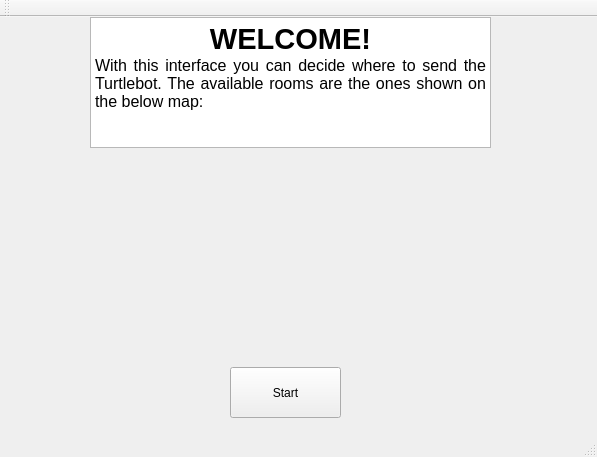
<?xml version="1.0" encoding="UTF-8"?>
<ui version="4.0">
 <class>welcome</class>
 <widget class="QMainWindow" name="welcome">
  <property name="geometry">
   <rect>
    <x>0</x>
    <y>0</y>
    <width>597</width>
    <height>457</height>
   </rect>
  </property>
  <property name="windowTitle">
   <string>welcome</string>
  </property>
  <widget class="QWidget" name="centralWidget">
   <widget class="QPushButton" name="start">
    <property name="geometry">
     <rect>
      <x>230</x>
      <y>350</y>
      <width>111</width>
      <height>51</height>
     </rect>
    </property>
    <property name="text">
     <string>Start</string>
    </property>
   </widget>
   <widget class="QTextEdit" name="textEdit">
    <property name="geometry">
     <rect>
      <x>90</x>
      <y>0</y>
      <width>401</width>
      <height>131</height>
     </rect>
    </property>
    <property name="html">
     <string>&lt;!DOCTYPE HTML PUBLIC &quot;-//W3C//DTD HTML 4.0//EN&quot; &quot;http://www.w3.org/TR/REC-html40/strict.dtd&quot;&gt;
&lt;html&gt;&lt;head&gt;&lt;meta name=&quot;qrichtext&quot; content=&quot;1&quot; /&gt;&lt;style type=&quot;text/css&quot;&gt;
p, li { white-space: pre-wrap; }
&lt;/style&gt;&lt;/head&gt;&lt;body style=&quot; font-family:'Ubuntu'; font-size:11pt; font-weight:400; font-style:normal;&quot;&gt;
&lt;p align=&quot;center&quot; style=&quot; margin-top:0px; margin-bottom:0px; margin-left:0px; margin-right:0px; -qt-block-indent:0; text-indent:0px;&quot;&gt;&lt;span style=&quot; font-size:22pt; font-weight:600;&quot;&gt;WELCOME!&lt;/span&gt;&lt;/p&gt;
&lt;p align=&quot;justify&quot; style=&quot; margin-top:0px; margin-bottom:0px; margin-left:0px; margin-right:0px; -qt-block-indent:0; text-indent:0px;&quot;&gt;&lt;span style=&quot; font-size:12pt;&quot;&gt;With this interface you can decide where to send the Turtlebot. The available rooms are the ones shown on the below map:&lt;/span&gt;&lt;/p&gt;&lt;/body&gt;&lt;/html&gt;</string>
    </property>
   </widget>
   <widget class="QLabel" name="picture">
    <property name="geometry">
     <rect>
      <x>140</x>
      <y>140</y>
      <width>300</width>
      <height>200</height>
     </rect>
    </property>
    <property name="text">
     <string/>
    </property>
   </widget>
  </widget>
  <widget class="QMenuBar" name="menuBar">
   <property name="geometry">
    <rect>
     <x>0</x>
     <y>0</y>
     <width>597</width>
     <height>22</height>
    </rect>
   </property>
  </widget>
  <widget class="QToolBar" name="mainToolBar">
   <attribute name="toolBarArea">
    <enum>TopToolBarArea</enum>
   </attribute>
   <attribute name="toolBarBreak">
    <bool>false</bool>
   </attribute>
  </widget>
  <widget class="QStatusBar" name="statusBar"/>
 </widget>
 <layoutdefault spacing="6" margin="11"/>
 <resources/>
 <connections/>
</ui>
